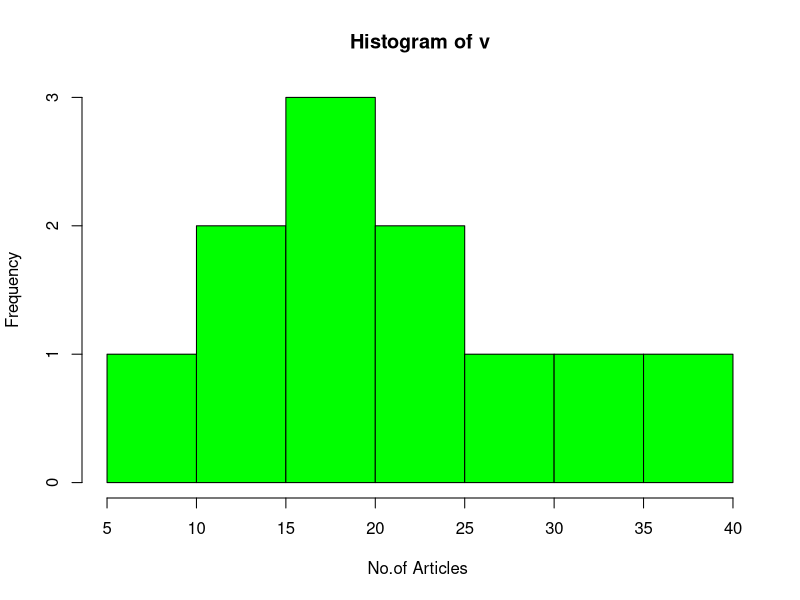

Write the R code that produced this figure.

# Create data for the graph.
v <- c(19, 23, 11, 5, 16, 21, 32,14, 19, 27, 39)

# Create the histogram.
hist(v, xlab = "No.of Articles ",col = "green", border = "black")
